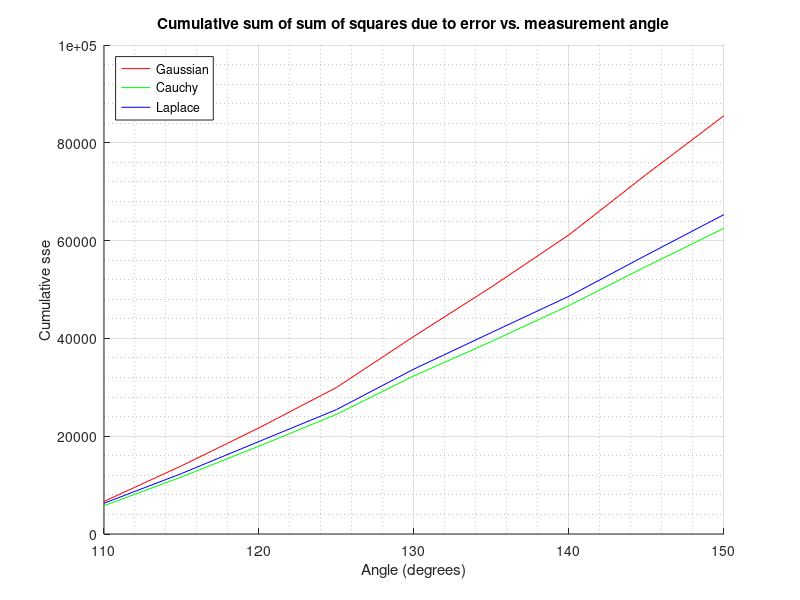

This figure's MATLAB source:
load('errorStatistics.mat')

cauchyCumSum = cumsum(cauchyError(1,:));
gaussianCumSum = cumsum(gaussianError(1,:));
laplaceCumSum = cumsum(laplaceError(1,:));
angles = 110:5:150;

figure
hold on
grid on
grid minor
title('Cumulative sum of sum of squares due to error vs. measurement angle')
plot(angles, gaussianCumSum, 'Color', 'r');
plot(angles, cauchyCumSum, 'Color', 'g');
plot(angles, laplaceCumSum, 'Color', 'b');
xlabel('Angle (degrees)');
ylabel('Cumulative sse');
legend({'Gaussian', 'Cauchy', 'Laplace'}, 'Location', 'northwest');